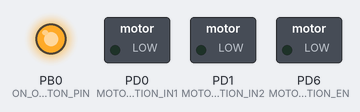
A program run on a simulated ATmega328P, built with avr-gcc and emulated at 16 MHz. Parts: switched loads named in the program (green lamp = pin HIGH), output pins drawn as LEDs (lit = HIGH). At 0.0 s the program stops and its outputs stay as they are.

Above: at 0.1 s.
Timing chart, 0 to 1.5 s (numbered marks = the images above):
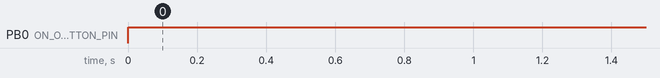

The program:

main.c
```c
/*
 * 10_AutoCoolingSystem.c
 *
 * Requirements: The system must interface with an LM35 temperature sensor and a
 DC motor. A push-button must be used to toggle the entire system ON and OFF.
 When the system is ON, it should read the temperature and adjust the motor speed
 accordingly. At lower temperatures, the motor should run at a reduced speed, and at
 higher temperatures, the motor should automatically switch to a higher speed. The
 program logic for sensor reading, speed calculation, and motor control must be
 implemented using separate functions.
 *
 * Created: 25-06-2026 13:11:23
 * Author : Nandhu Binoy
 */
#define F_CPU 16000000UL

#include <avr/io.h>
#include <util/delay.h>
#include <stdbool.h>
#include "motorControl.h"
#include "temperature.h"

#define ON_OFF_BUTTON_INPUT	PINB
#define ON_OFF_BUTTON_DDR	DDRB
#define ON_OFF_BUTTON_PIN   PINB0

#define ADC_CHANNEL 0

bool system_is_ON = false;

void SystemSwitchInit()
{
	ON_OFF_BUTTON_DDR	|= (1 << ON_OFF_BUTTON_PIN);
	ON_OFF_BUTTON_INPUT |= (1 << ON_OFF_BUTTON_PIN);
}

uint8_t IsButtonIsPressed()
{
	return (((ON_OFF_BUTTON_INPUT & (1 << ON_OFF_BUTTON_PIN))==0)? 1U: 0U);
}
int main(void)
{
	//Let us assume the Switch is OFF initially
	uint8_t u8PreviousSwitchState = 0U;
	uint16_t u16CurrentTemperature = 0U;

	SystemSwitchInit();
	MotorInit();
	ADC_Init();

    while (1)
    {
		if (IsButtonIsPressed() == 1U)
		{
			if(u8PreviousSwitchState == 0U)
			{
				_delay_ms(20);
				if(IsButtonIsPressed() == 1U)
				{
					system_is_ON = !system_is_ON;
				}
			}
		}
		u8PreviousSwitchState = 1;

		if (system_is_ON == true)
		{
			uint16_t u16CurrentTemperature = ADC_ReadTemperature(ADC_CHANNEL);
			uint8_t u8targetSpeed = CalculateMotorSpeed(u16CurrentTemperature);
			setMotorSpeed(u8targetSpeed);

            // A small delay to prevent the ADC from being polled millions of times a second
            _delay_ms(100);
		}
		else
		{
			// System is OFF. Ensure the motor is completely stopped.
            stopMotor(); // Assuming you have a function to set PWM to 0 and disable L293D

		}
    }
	return 0;
}
```

motorControl.c
```c
/*
 * motorControl.c
 *
 * Created: 25-06-2026 14:17:12
 *  Author: Nandhu Binoy
 */
#include "motorControl.h"
#include "timer_fastPWM.h"

#define MOTOR_ROTATION_IN1	PIND0
#define MOTOR_ROTATION_IN2  PIND1
#define MOTOR_ROTATION_EN	PIND6

void MotorInit()
{
	InitTimer0forFastPWM();
	// Set PD6 as output, Since MODE 3
	DDRD |= (1 << MOTOR_ROTATION_EN);

	// Set 2 control pins for the motor driver as Output
	/* To make the motor spin forward, you must set IN1 to HIGH (5V) and IN2 to LOW (0V) */
	DDRD |= (1 << MOTOR_ROTATION_IN1) | (1 << MOTOR_ROTATION_IN2);

		PORTD |= (1 << MOTOR_ROTATION_IN1);  // Set IN1 HIGH
		PORTD &= ~(1 << MOTOR_ROTATION_IN2); // Set IN2 LOW
}

uint8_t CalculateMotorSpeed(uint16_t temperature)
{
	if (temperature > 35)
	{
       return 255; // 100% speed for very high temp
    }
    else
	if (temperature > 29)
	{
        return 191; // 75% speed
    }
    else
	if (temperature >= 25)
	{
        return 127; // 50% speed
    }
    else
	{
        return 64;  // 25% minimum speed if ON, but cold
    }
}

uint8_t setMotorSpeed(uint8_t setValue)
{
	// 1. Set the direction to Forward
	PORTD |= (1 << MOTOR_ROTATION_IN1);  // Set IN1 HIGH
	PORTD &= ~(1 << MOTOR_ROTATION_IN2); // Set IN2 LOW

	// 2. Apply the PWM signal to the Enable pin
	OCR0A = setValue; // Assuming you set up Timer0 Mode 3 on pin OC0A
}

void stopMotor(void)
{
	// Brake the motor by setting both direction pins LOW
	PORTD &= ~(1 << MOTOR_ROTATION_IN1);
	PORTD &= ~(1 << MOTOR_ROTATION_IN2);

	// Drop PWM to 0
	OCR0A = 0;
}
```

motorControl.h
```c
/*
 * motorControl.h
 *
 * Created: 25-06-2026 13:14:47
 *  Author: Nandhu Binoy
 */


#ifndef MOTORCONTROL_H_
#define MOTORCONTROL_H_

#include <avr/io.h>
#include "timer_fastPWM.h"

void MotorInit(void);
uint8_t CalculateMotorSpeed(uint16_t);
uint8_t setMotorSpeed(uint8_t);
void stopMotor(void);


#endif /* MOTORCONTROL_H_ */
```

temperature.c
```c
/*
 * temperature.c
 *
 * Created: 25-06-2026 14:00:30
 *  Author: Nandhu Binoy
 */


#include <avr/io.h>
#include "temperature.h"

void ADC_Init()
{
	// Select Vref as Internal 1.1V
	//ADMUX &= ~((1 << REFS1) | (1 << REFS0));
	ADMUX |= (1 << REFS1) | (1 << REFS0);

	// Enable ADC, SET Prescalar 128
	ADCSRA |= (1 << ADEN);
	ADCSRA |= (1 << ADPS2) | (1 << ADPS1) | (1 << ADPS0);

	// Left Adjust (By default)
	//ADMUX &= ~(1 << ADLAR)
}

uint16_t ADC_ReadTemperature(uint16_t ADCchannel)
{
	// Confine the ADC Channel value not to cross 15
	ADCchannel &= 0x0F;

	// MASK AND SET: Clear the bottom 4 bits (0xF0), then set the new channel
	ADMUX = (ADMUX & 0xF0) | ADCchannel;

	ADCSRA |= (1 << ADSC); // Start Conversion

	while(ADCSRA & (1 << ADSC))
	{
		// Do Nothing, Wait till complete conversion
	}
	return ADC;
}
```

temperature.h
```c
/*
 * temperature.h
 *
 * Created: 25-06-2026 13:14:11
 *  Author: Nandhu Binoy
 */


#ifndef TEMPERATURE_H_
#define TEMPERATURE_H_

#include <avr/io.h>


void ADC_Init();
uint16_t ADC_ReadTemperature(uint16_t channel);


#endif /* TEMPERATURE_H_ */
```

timer_fastPWM.c
```c
/*
 * timer_fastPWM.c
 *
 * Created: 19-06-2026 11:08:26
 *  Author: Nandhu Binoy
 */
#include "timer_fastPWM.h"
void InitTimer0forFastPWM()
{
	// Compare Output Mode, Fast PWM Mode
	TCCR0A |= (1<<COM0A1);
	TCCR0A &= ~(1<<COM0A0);

	// Waveform generation,
	// Select Mode 3, for variable duty cycle
	TCCR0B &= ~(1<<WGM02);
	TCCR0A |= (1<<WGM00) | (1<<WGM01);

	// Prescalar = 64
	TCCR0B &= ~(1<<CS02);
	TCCR0B |=  (1<<CS01) | (1<<CS00);

	OCR0A = 0;
}
```

timer_fastPWM.h
```c
/*
 * timer_fastPWM.h
 *
 * Created: 19-06-2026 11:07:48
 *  Author: Nandhu Binoy
 */


#ifndef TIMER_FASTPWM_H_
#define TIMER_FASTPWM_H_

#include <avr/io.h>

void InitTimer0forFastPWM();


#endif /* TIMER_FASTPWM_H_ */
```

Measured:
- by itself, PB0 (ON_OFF_BUTTON_PIN): LOW → HIGH at 0.00 s
